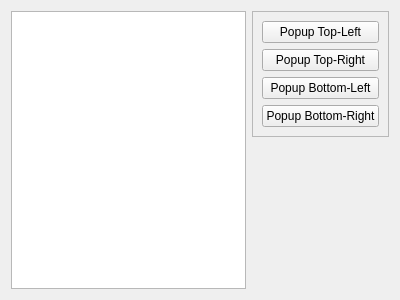
<ui version="4.0" >
 <class>KGpiMainWidget</class>
 <widget class="QWidget" name="KGpiMainWidget" >
  <property name="geometry" >
   <rect>
    <x>0</x>
    <y>0</y>
    <width>400</width>
    <height>300</height>
   </rect>
  </property>
  <property name="windowTitle" >
   <string>Form</string>
  </property>
  <layout class="QGridLayout" >
   <item rowspan="2" row="0" column="0" >
    <widget class="QGraphicsView" name="graphicsView" >
     <property name="cacheMode" >
      <set>QGraphicsView::CacheBackground</set>
     </property>
    </widget>
   </item>
   <item row="0" column="1" >
    <widget class="QFrame" name="frame" >
     <property name="frameShape" >
      <enum>QFrame::StyledPanel</enum>
     </property>
     <property name="frameShadow" >
      <enum>QFrame::Raised</enum>
     </property>
     <layout class="QVBoxLayout" >
      <item>
       <widget class="QPushButton" name="popupTL" >
        <property name="text" >
         <string>Popup Top-Left</string>
        </property>
       </widget>
      </item>
      <item>
       <widget class="QPushButton" name="popupTR" >
        <property name="text" >
         <string>Popup Top-Right</string>
        </property>
       </widget>
      </item>
      <item>
       <widget class="QPushButton" name="popupBL" >
        <property name="text" >
         <string>Popup Bottom-Left</string>
        </property>
       </widget>
      </item>
      <item>
       <widget class="QPushButton" name="popupBR" >
        <property name="text" >
         <string>Popup Bottom-Right</string>
        </property>
       </widget>
      </item>
     </layout>
    </widget>
   </item>
   <item row="1" column="1" >
    <spacer>
     <property name="orientation" >
      <enum>Qt::Vertical</enum>
     </property>
     <property name="sizeHint" >
      <size>
       <width>20</width>
       <height>91</height>
      </size>
     </property>
    </spacer>
   </item>
  </layout>
 </widget>
 <resources/>
 <connections/>
</ui>
